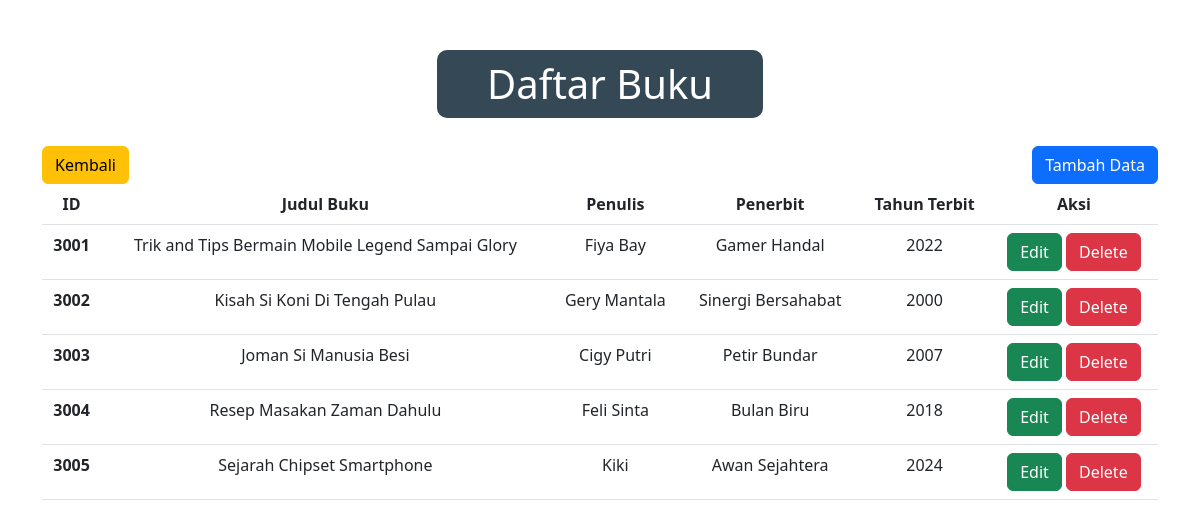
The page /Buku.php on the database its author committed.
### tables this page shows
CREATE TABLE `buku` (
  `id_buku` int(11) NOT NULL,
  `judul_buku` varchar(500) NOT NULL,
  `penulis` varchar(500) NOT NULL,
  `penerbit` varchar(250) NOT NULL,
  `tahun_terbit` int(11) NOT NULL
);

### Model.php (called while the page is built, shortened)
<?php
function GetAllDataBuku($pdo)
{
    $sql = "SELECT * FROM buku";
    $statement = $pdo->prepare($sql);
    $statement->execute();
    $buku = $statement->fetchALL(PDO::FETCH_OBJ);
    return $buku;
}

### Buku.php (the view, shortened to what this page needs)
<?php
require 'Model.php';
require 'Koneksi.php';
?>
<!DOCTYPE html>
<html lang="en">
<head>
    <link href="https://cdn.jsdelivr.net/npm/bootstrap@5.2.3/dist/css/bootstrap.min.css" rel="stylesheet">
</head>
<body>
    <div class="container">
        <h1>Daftar Buku</h1>
        <div class="nav-button">
            <a href="Index.php"><button type="button" class="btn btn-warning">Kembali</button></a>
            <a href='FormBuku.php?form=tambah'><button class="btn btn-primary">Tambah Data</button></a>
        </div>
        <table class="table table-hover">
            <thead>
                <tr>
                    <th scope="col">ID</th>
                    <th scope="col">Judul Buku</th>
                    <th scope="col">Penulis</th>
                    <th scope="col">Penerbit</th>
                    <th scope="col">Tahun Terbit</th>
                    <th scope="col">Aksi</th>
                </tr>
            </thead>
            <tbody>
                <?php foreach (GetAllDataBuku($conn) as $row) : ?>
                    <tr>
                        <th scope='row'> <?= $row->id_buku; ?> </th>
                        <td> <?= $row->judul_buku; ?> </td>
                        <td> <?= $row->penulis; ?> </td>
                        <td> <?= $row->penerbit; ?> </td>
                        <td> <?= $row->tahun_terbit; ?> </td>
                        <td>
                            <a href='FormBuku.php?id_buku=<?= $row->id_buku ?>&form=update'><button class='btn btn-success'>Edit</button></a>
                            <a onclick="return confirm('Apakah anda yakin untuk menghapus data?')" href='FormBuku.php?id_buku=<?= $row->id_buku ?>&form=delete'><button class='btn btn-danger'>Delete</button></a>
                        </td>
                    </tr>
                <?php endforeach; ?>
            </tbody>
        </table>
    </div>
</body>
</html>

### Buku.php (style rules this page uses)
body { display: flex; justify-content: center; align-items: center; flex-direction: column; }
.container { display: flex; justify-content: center; align-items: center; flex-direction: column; text-align: center; margin-top: 50px; }
h1 { background-color: #344955; color: white; border-radius: 10px; padding-top: 10px; padding-bottom: 10px; padding-left: 50px; padding-right: 50px; }
.nav-button { width: 100%; display: flex; justify-content: space-between; margin-top: 20px; }

### rows shown on the page
buku: id_buku "3001", judul_buku "Trik and Tips Bermain Mobile Legend Sampai Glory", penulis "Fiya Bay", penerbit "Gamer Handal", tahun_terbit "2022"
buku: id_buku "3002", judul_buku "Kisah Si Koni Di Tengah Pulau", penulis "Gery Mantala", penerbit "Sinergi Bersahabat", tahun_terbit "2000"
buku: id_buku "3003", judul_buku "Joman Si Manusia Besi", penulis "Cigy Putri", penerbit "Petir Bundar", tahun_terbit "2007"
buku: id_buku "3004", judul_buku "Resep Masakan Zaman Dahulu", penulis "Feli Sinta", penerbit "Bulan Biru", tahun_terbit "2018"
buku: id_buku "3005", judul_buku "Sejarah Chipset Smartphone", penulis "Kiki", penerbit "Awan Sejahtera", tahun_terbit "2024"
